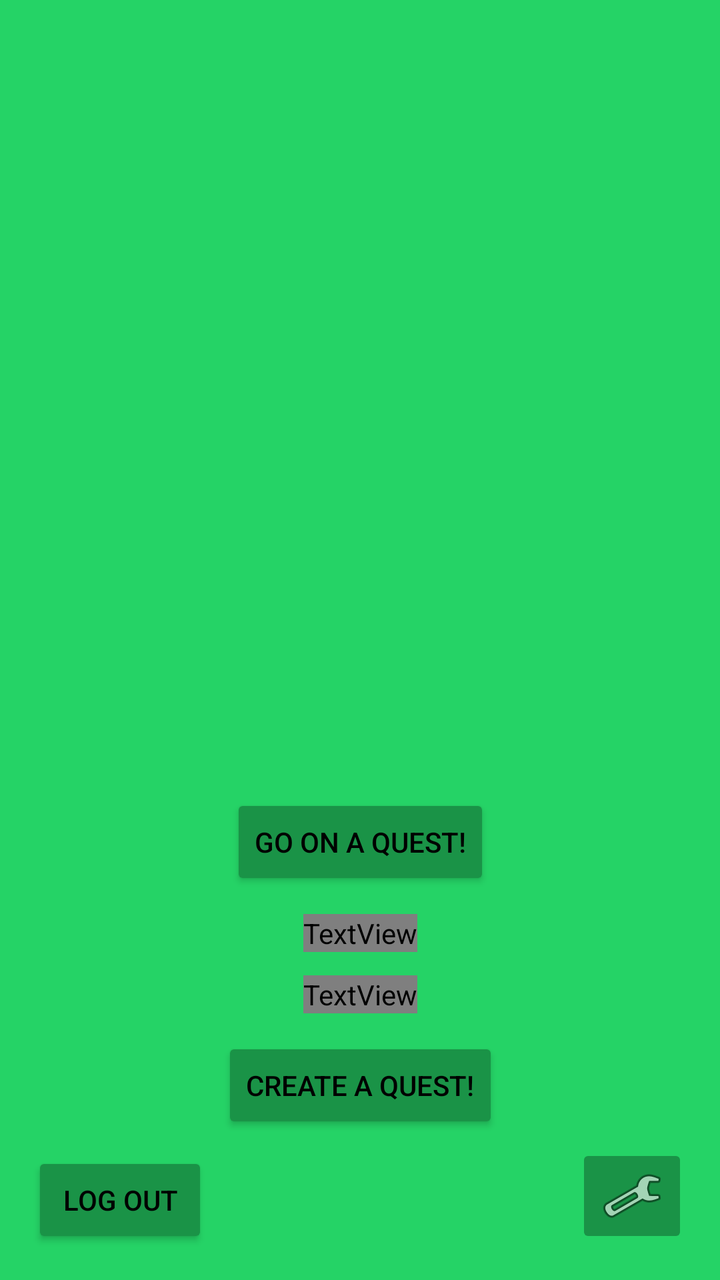
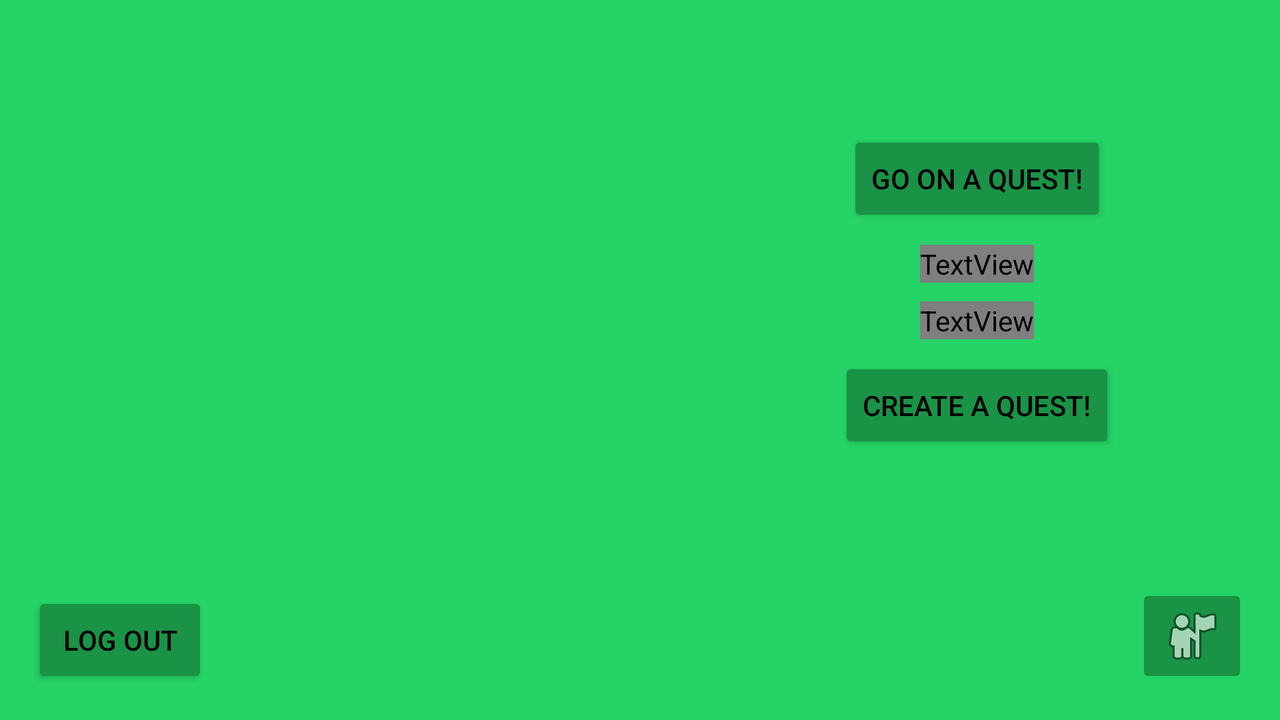

Two renders of one Android screen. The first uses the default layout on a phone; the second uses the alternative layout the repository ships for a different screen configuration, on a matching device. The two XML files are below.
<!-- AndroidManifest.xml: application theme Theme.GeoDetective -->
<!-- res/layout/activity_home.xml -->
<?xml version="1.0" encoding="utf-8"?>
<androidx.constraintlayout.widget.ConstraintLayout xmlns:android="http://schemas.android.com/apk/res/android"
    xmlns:app="http://schemas.android.com/apk/res-auto"
    xmlns:tools="http://schemas.android.com/tools"
    android:layout_width="match_parent"
    android:layout_height="match_parent"
    android:background="@color/geo_green"
    tools:context=".HomeActivity">


    <ImageView
        android:id="@+id/Logo"
        android:layout_width="250dp"
        android:layout_height="250dp"
        android:contentDescription="@string/logo"
        app:layout_constraintTop_toTopOf="parent"
        app:layout_constraintBottom_toTopOf="@+id/Play_Quest_Btn"
        app:layout_constraintEnd_toEndOf="@+id/Play_Quest_Btn"
        app:layout_constraintStart_toStartOf="@+id/Play_Quest_Btn"
        app:srcCompat="@mipmap/ic_launcher" />

    <Button
        android:id="@+id/Play_Quest_Btn"
        android:layout_width="wrap_content"
        android:layout_height="wrap_content"
        android:backgroundTint="@color/geo_green_darker"
        android:text="@string/goOnQuest"
        android:textColor="@color/black"
        app:layout_constraintBottom_toTopOf="@+id/Create_Quest_Btn"
        app:layout_constraintEnd_toEndOf="parent"
        app:layout_constraintStart_toStartOf="parent"
        app:layout_constraintTop_toBottomOf="@id/Logo" />

    <Button
        android:id="@+id/Create_Quest_Btn"
        android:layout_width="wrap_content"
        android:layout_height="wrap_content"
        android:backgroundTint="@color/geo_green_darker"
        android:text="@string/createQuest"
        android:textColor="@color/black"
        app:layout_constraintBottom_toBottomOf="parent"
        app:layout_constraintEnd_toEndOf="@+id/Play_Quest_Btn"
        app:layout_constraintStart_toStartOf="@+id/Play_Quest_Btn"
        app:layout_constraintTop_toBottomOf="@+id/Play_Quest_Btn" />

    <ImageButton
        android:id="@+id/Profile_Btn"
        android:layout_width="wrap_content"
        android:layout_height="wrap_content"
        android:layout_marginEnd="16dp"
        android:layout_marginBottom="16dp"
        android:backgroundTint="@color/geo_green_darker"
        android:contentDescription="@string/settings"
        app:layout_constraintBottom_toBottomOf="parent"
        app:layout_constraintEnd_toEndOf="parent"
        app:srcCompat="@android:drawable/ic_menu_preferences"
        tools:ignore="ImageContrastCheck" />

    <Button
        android:id="@+id/Logout_btn"
        android:layout_width="wrap_content"
        android:layout_height="wrap_content"
        android:text="Log out"
        android:backgroundTint="@color/geo_green_darker"
        android:textColor="@color/black"
        android:layout_marginStart="16dp"
        android:layout_marginBottom="16dp"
        app:layout_constraintBottom_toBottomOf="parent"
        app:layout_constraintStart_toStartOf="parent" />

    <TextView
        android:id="@+id/ErrorTextHome1"
        android:layout_width="wrap_content"
        android:layout_height="wrap_content"
        android:textColor="@color/red"
        app:layout_constraintEnd_toEndOf="@+id/Create_Quest_Btn"
        app:layout_constraintStart_toStartOf="@+id/Create_Quest_Btn"
        app:layout_constraintTop_toBottomOf="@+id/Play_Quest_Btn"
        app:layout_constraintBottom_toTopOf="@+id/ErrorTextHome2"/>
    <TextView
        android:id="@+id/ErrorTextHome2"
        android:layout_width="wrap_content"
        android:layout_height="wrap_content"
        android:textColor="@color/red"
        app:layout_constraintEnd_toEndOf="@+id/Create_Quest_Btn"
        app:layout_constraintStart_toStartOf="@+id/Create_Quest_Btn"
        app:layout_constraintTop_toBottomOf="@+id/ErrorTextHome1"
        app:layout_constraintBottom_toTopOf="@+id/Create_Quest_Btn"/>

</androidx.constraintlayout.widget.ConstraintLayout>
<!-- resources referenced by this layout -->
<resources>
  <color name="black">#FF000000</color>
  <color name="geo_green">#25D366</color>
  <color name="geo_green_darker">#1a9347</color>
  <string name="createQuest">Create a Quest!</string>
  <string name="goOnQuest">Go on a Quest!</string>
  <string name="logo">GeoDetective</string>
  <string name="settings">Settings</string>
  <style name="Theme.GeoDetective" parent="Theme.AppCompat.Light.NoActionBar">
          
          <item name="colorPrimary">@color/purple_500</item>
          <item name="colorPrimaryVariant">@color/purple_700</item>
          <item name="colorOnPrimary">@color/white</item>
          
          <item name="colorSecondary">@color/teal_200</item>
          <item name="colorSecondaryVariant">@color/teal_700</item>
          <item name="colorOnSecondary">@color/black</item>
          
          <item name="android:statusBarColor">?attr/colorPrimaryVariant</item>
          
      </style>
  <color name="purple_500">#FF6200EE</color>
  <color name="purple_700">#FF3700B3</color>
  <color name="white">#FFFFFFFF</color>
  <color name="teal_200">#FF03DAC5</color>
  <color name="teal_700">#FF018786</color>
</resources>
<!-- res/layout-land/activity_home.xml (the repository's variant of the layout above) -->
<!-- drawn on the phone turned sideways -->
<?xml version="1.0" encoding="utf-8"?>
<androidx.constraintlayout.widget.ConstraintLayout xmlns:android="http://schemas.android.com/apk/res/android"
    xmlns:app="http://schemas.android.com/apk/res-auto"
    xmlns:tools="http://schemas.android.com/tools"
    android:layout_width="match_parent"
    android:layout_height="match_parent"
    android:background="@color/geo_green"
    tools:context=".activities.HomeActivity">


    <ImageView
        android:id="@+id/Logo"
        android:layout_width="250dp"
        android:layout_height="250dp"
        android:contentDescription="@string/logo"
        app:layout_constraintBottom_toTopOf="@+id/Logout_btn"
        app:layout_constraintEnd_toStartOf="@+id/Play_Quest_Btn"
        app:layout_constraintStart_toStartOf="parent"
        app:layout_constraintTop_toTopOf="parent"
        app:srcCompat="@mipmap/ic_launcher" />

    <Button
        android:id="@+id/Play_Quest_Btn"
        android:layout_width="wrap_content"
        android:layout_height="wrap_content"
        android:backgroundTint="@color/geo_green_darker"
        android:text="@string/goOnQuest"
        android:textColor="@color/black"
        app:layout_constraintBottom_toTopOf="@+id/Create_Quest_Btn"
        app:layout_constraintEnd_toEndOf="parent"
        app:layout_constraintStart_toEndOf="@id/Logo"
        app:layout_constraintTop_toTopOf="parent" />

    <Button
        android:id="@+id/Create_Quest_Btn"
        android:layout_width="wrap_content"
        android:layout_height="wrap_content"
        android:backgroundTint="@color/geo_green_darker"
        android:text="@string/createQuest"
        android:textColor="@color/black"
        app:layout_constraintBottom_toTopOf="@+id/Profile_Btn"
        app:layout_constraintEnd_toEndOf="@+id/Play_Quest_Btn"
        app:layout_constraintStart_toStartOf="@+id/Play_Quest_Btn"
        app:layout_constraintTop_toBottomOf="@+id/Play_Quest_Btn" />

    <ImageButton
        android:id="@+id/Profile_Btn"
        android:layout_width="wrap_content"
        android:layout_height="wrap_content"
        android:layout_marginEnd="16dp"
        android:layout_marginBottom="16dp"
        android:backgroundTint="@color/geo_green_darker"
        android:contentDescription="@string/settings"
        app:layout_constraintBottom_toBottomOf="parent"
        app:layout_constraintEnd_toEndOf="parent"
        app:srcCompat="@android:drawable/ic_menu_myplaces"
        tools:ignore="ImageContrastCheck" />

    <Button
        android:id="@+id/Logout_btn"
        android:layout_width="wrap_content"
        android:layout_height="wrap_content"
        android:layout_marginStart="16dp"
        android:layout_marginBottom="16dp"
        android:backgroundTint="@color/geo_green_darker"
        android:text="Log out"
        android:textColor="@color/black"
        app:layout_constraintBottom_toBottomOf="parent"
        app:layout_constraintStart_toStartOf="parent" />

    <TextView
        android:id="@+id/ErrorTextHome1"
        android:layout_width="wrap_content"
        android:layout_height="wrap_content"
        android:textColor="@color/red"
        app:layout_constraintBottom_toTopOf="@+id/ErrorTextHome2"
        app:layout_constraintEnd_toEndOf="@+id/Create_Quest_Btn"
        app:layout_constraintStart_toStartOf="@+id/Create_Quest_Btn"
        app:layout_constraintTop_toBottomOf="@+id/Play_Quest_Btn" />

    <TextView
        android:id="@+id/ErrorTextHome2"
        android:layout_width="wrap_content"
        android:layout_height="wrap_content"
        android:textColor="@color/red"
        app:layout_constraintBottom_toTopOf="@+id/Create_Quest_Btn"
        app:layout_constraintEnd_toEndOf="@+id/Create_Quest_Btn"
        app:layout_constraintStart_toStartOf="@+id/Create_Quest_Btn"
        app:layout_constraintTop_toBottomOf="@+id/ErrorTextHome1" />

</androidx.constraintlayout.widget.ConstraintLayout>
